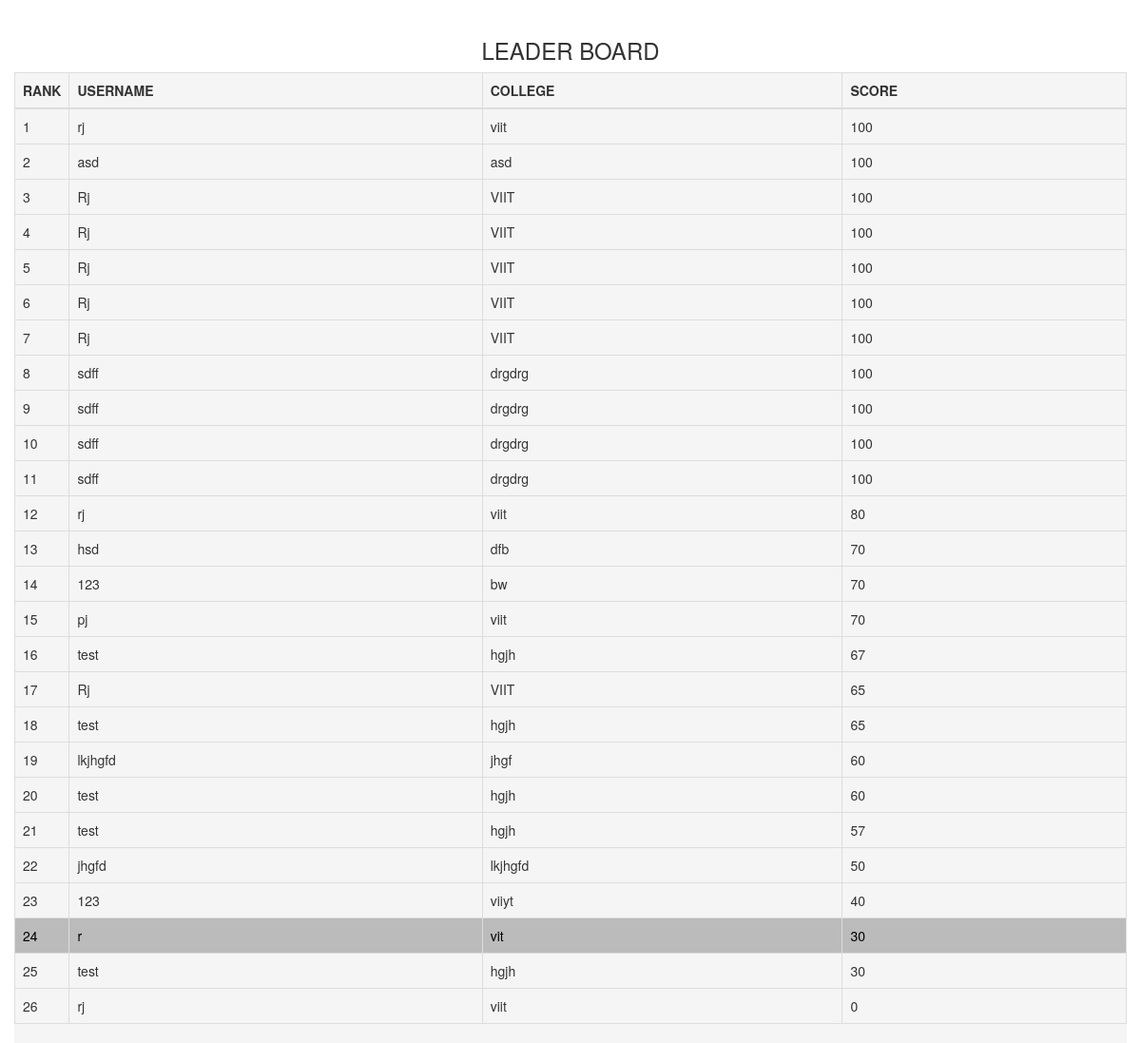
The page /comp/leaderboard/22/ on the database as committed earlier.
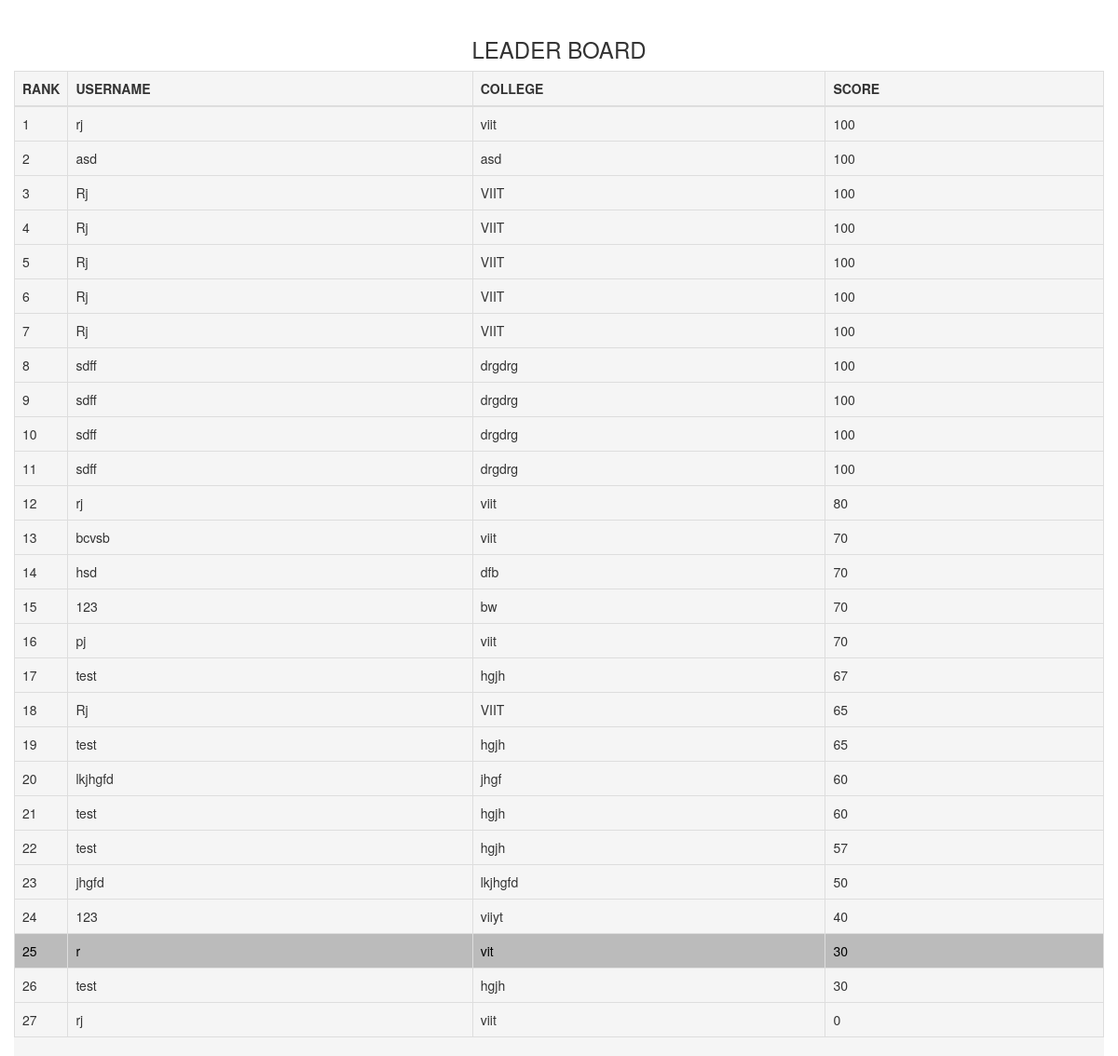
The same page on the database as committed later.
### round2/models.py (models this page shows, shortened)
class User(models.Model):
    login_name = models.CharField(max_length=100)
    phone_number1 = models.IntegerField()
    phone_number2 = models.IntegerField()
    college_name1 = models.CharField(max_length=100)
    college_name2 = models.CharField(max_length=100)
    user_name1 = models.CharField(max_length=100)
    user_name2 = models.CharField(max_length=100)
    email1 = models.CharField(max_length=100)
    email2 = models.CharField(max_length=100)
    total_score = models.IntegerField(default=0)
    end_time = models.IntegerField(default=0)
    money = models.IntegerField(default=100)
    easy_counter = models.IntegerField(default=0)

### round2/views.py (the view)
# urls.py: url(r'^leaderboard/(?P<user_id>[0-9]+)/$', views.leaderboard, name='leaderboard'),
def leaderboard(request, user_id):
    current_user = User.objects.get(pk=user_id)
    all_user = list(User.objects.all().order_by('money'))
    all_user.reverse()
    if request.POST.get("finish"):
        return render(request, 'round2/leaderboard_new.html',
                      {'user_id': int(user_id), 'all_user': all_user, 'leaderboard_clicked': False})
    elif request.POST.get("leader"):
        return render(request, 'round2/leaderboard_new.html',
                      {'user_id': int(user_id), 'all_user': all_user, 'leaderboard_clicked': True, 'one': 5, 'two': 5,
                       'three': 10, 'four': 10, 'five': 20})
    else:
        return render(request, 'round2/leaderboard_new.html',
                      {'user_id': int(user_id), 'all_user': all_user, 'leaderboard_clicked': False})

### round2/templates/round2/leaderboard_new.html (shortened to what this page needs)
<!DOCTYPE html>
<html lang="en">
<head>
    <link rel="stylesheet" href="https://maxcdn.bootstrapcdn.com/bootstrap/3.3.7/css/bootstrap.min.css">
    <link rel="stylesheet"
          href="http://ajax.googleapis.com/ajax/libs/jqueryui/1.12.1/themes/smoothness/jquery-ui.min.css">
    <link rel="stylesheet" href="https://maxcdn.bootstrapcdn.com/bootstrap/3.3.7/css/bootstrap.min.css">
</head>
<body>
<br>
<div class="container">
    <div class="row">
        <div STYLE="text-align: center; font-weight: bolder" class="col-md-4 col-md-offset-4">
            <H3>LEADER BOARD</H3>
        </div>
    </div>
    <div class="row leader">
        <div class="table-responsive">
            <table class="table table-bordered white">
                <thead class="thead-inverse">
                <tr>
                    <th style="width:4%">RANK</th>
                    <th>USERNAME</th>
                    <th>COLLEGE</th>
                    <th>SCORE</th>
                </tr>
                </thead>
                <tbody id="table_body">
                {% for user in all_user %}
                    {% ifequal user_id user.pk %}
                        <tr bgcolor="#BBBBBB" style="color:#000000">
                            {% else %}
                        <tr>
                    {% endifequal %}
                <td>{{ forloop.counter }}</td>
                <td>{{ user.login_name }}</td>
                <td>{{ user.college_name1 }}</td>
                <td>{{ user.money }}</td>
                </tr>
                {% endfor %}
                </tbody>
            </table>
        </div>
    </div>
</div>
</body>
</html>

Rows that differ between the two databases and show on the page:
added User: login_name "bcvsb", college_name1 "viit", money "70"
